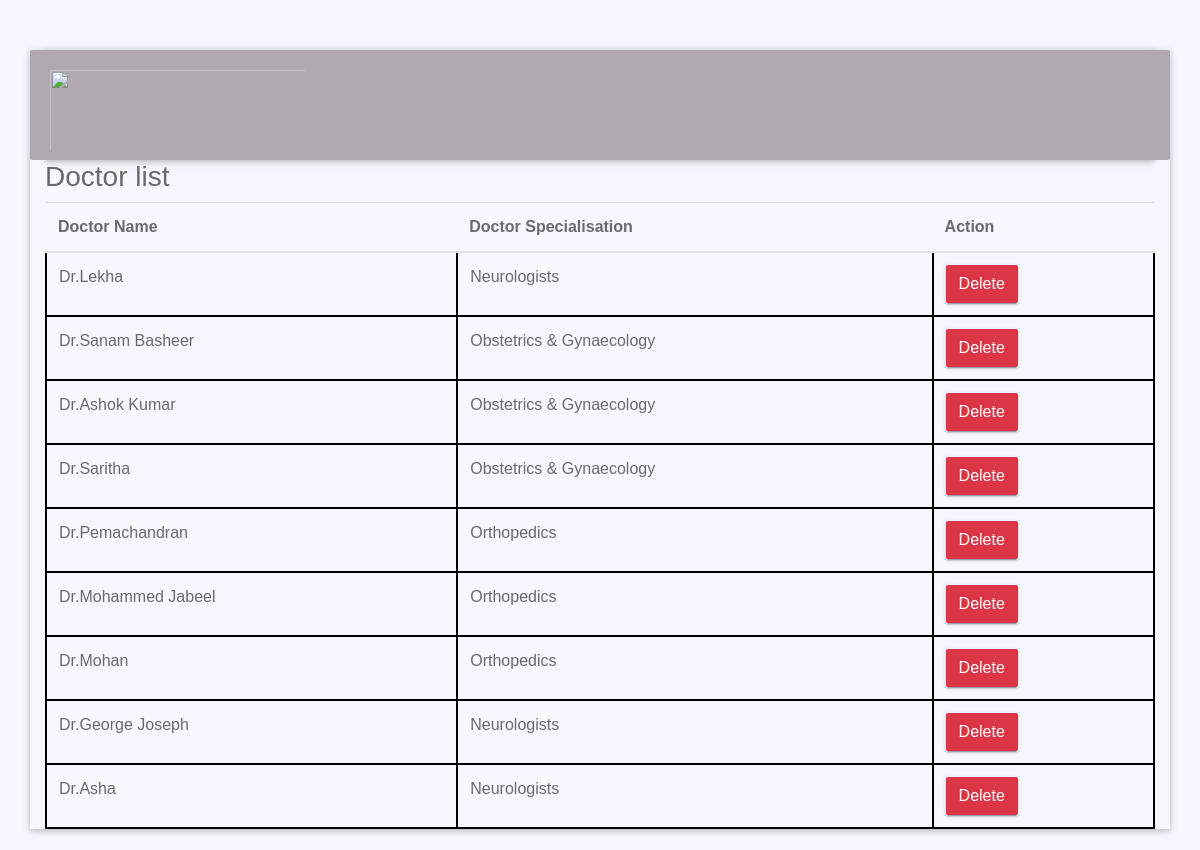
/doctor_list, run on the app's committed database.
### main/models.py (models this page shows)
class DoctorAdd(models.Model):
    Doctor_name = models.CharField(max_length=200)
    Doctor_spacial = models.CharField(max_length=200)

### main/views.py (the view)
# urls.py: path('doctor_list',doctor_list,name='doctor_list'),
def doctor_list(request):
    doctors = DoctorAdd.objects.all()
    if request.method == 'POST':
        doctor_id = request.POST['submit']
        doct = DoctorAdd.objects.get(id = doctor_id)
        doct.delete()
        messages.info(request,"Doctor Deleted successfuly")
        return redirect('doctor_list')
    return render(request,'main/doctor_list.html',{"doctors":doctors})

### templates/main/doctor_list.html (shortened to what this page needs)
{% extends 'main/Admin.html' %}
{% block content %}
<table class="table">
    <h3>Doctor list</h3>
    <thead>
      <tr>
        <th scope="col"> Doctor Name</th>
        <th scope="col"> Doctor Specialisation</th>
        <th scope="col">Action</th>
      </tr>
    </thead>
    <tbody>
        {% for doctor in doctors %}
        <tr style='border:2px black solid'>
            <td style='border:2px black solid'>
                {{doctor.Doctor_name}}
            </td>
            <td style='border:2px black solid'>
                {{doctor.Doctor_spacial}}
            </td>
            <td style='border:2px black solid'>
                <form method='POST'>
                    <button value='{{doctor.id}}' name='submit' class="btn btn-danger">Delete</button>
                </form>
            </td>
        </tr>
{% endfor %}
    </tbody>
</table>
{% endblock %}

### static/css/style.css (style rules this page uses)
* { margin: 0px; padding: 0px; list-style: none; }
html, body { height: 100%; width: 100%; }
::placeholder { color: #747f8a !important; font-size: 13px; opacity: .5 !important; }
h1, h2, h3, h4, h5, h6 { font-family: "mouse-500", Arial, Helvetica, sans-serif; }
body { background-color: #f7f7ff !important; font-family: "mouse-300", Arial, Helvetica, sans-serif; color: #6A6A6A; }
.btn { box-shadow: 0 3px 1px -2px rgba(0, 0, 0, 0.2), 0 2px 2px 0 rgba(0, 0, 0, 0.14), 0 1px 5px 0 rgba(0, 0, 0, 0.12); border-radius: 2px; }

### data on the page
DoctorAdd: Doctor_name "Dr.Lekha", Doctor_spacial "Neurologists", {{ doctor.id }} 3 (drawn)
DoctorAdd: Doctor_name "Dr.Sanam Basheer", Doctor_spacial "Obstetrics & Gynaecology", {{ doctor.id }} 4 (drawn)
DoctorAdd: Doctor_name "Dr.Ashok Kumar", Doctor_spacial "Obstetrics & Gynaecology", {{ doctor.id }} 5 (drawn)
DoctorAdd: Doctor_name "Dr.Saritha", Doctor_spacial "Obstetrics & Gynaecology", {{ doctor.id }} 6 (drawn)
DoctorAdd: Doctor_name "Dr.Pemachandran", Doctor_spacial "Orthopedics", {{ doctor.id }} 7 (drawn)
DoctorAdd: Doctor_name "Dr.Mohammed Jabeel", Doctor_spacial "Orthopedics", {{ doctor.id }} 8 (drawn)
DoctorAdd: Doctor_name "Dr.Mohan", Doctor_spacial "Orthopedics", {{ doctor.id }} 10 (drawn)
DoctorAdd: Doctor_name "Dr.George Joseph", Doctor_spacial "Neurologists", {{ doctor.id }} 11 (drawn)
DoctorAdd: Doctor_name "Dr.Asha", Doctor_spacial "Neurologists", {{ doctor.id }} 12 (drawn)
